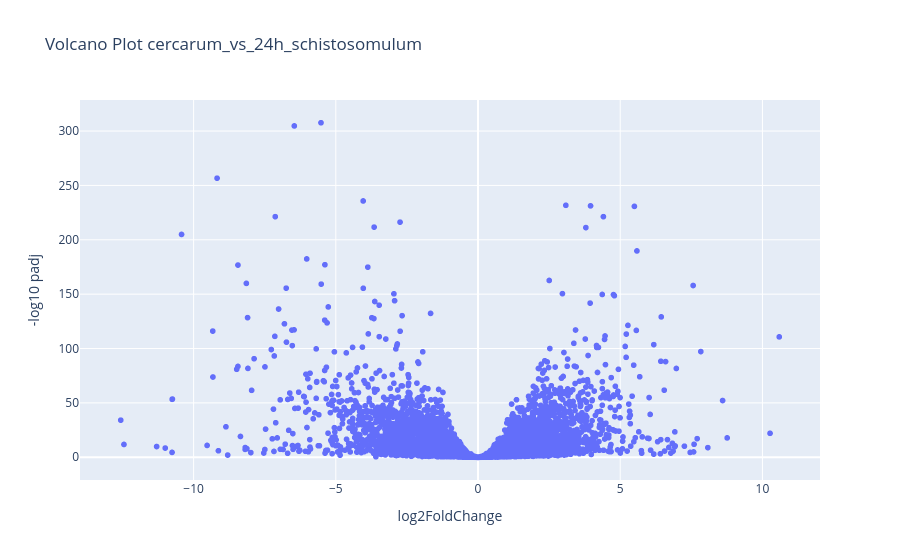

The notebook cell this image was saved under:
### Code cell
# Now, we can use our new columns to make the volcano plot
fig = px.scatter(
    res,
    x='log2FoldChange',
    y='-log10 padj',
    hover_data=['log2FoldChange', 'padj','gene'],
    title='Volcano Plot cercarum_vs_24h_schistosomulum'
)

# Show the plot
fig.show()

### Figure 1 — Plotly figure (JSON) as saved in the notebook; plotly's stock layout.template omitted (floating-point values rounded to 4 significant figures; data arrays with more than 128 entries replaced by an {"elided": "..."} marker saying what was removed)
{"data": [{"customdata": {"elided": "8555x2 mixed values"}, "hovertemplate": "log2FoldChange=%{x}<br>-log10 padj=%{y}<br>padj=%{customdata[0]}<br>gene=%{customdata[1]}<extra></extra>", "legendgroup": "", "marker": {"color": "#636efa", "symbol": "circle"}, "mode": "markers", "name": "", "showlegend": false, "type": "scattergl", "x": {"elided": "8555 float values"}, "xaxis": "x", "y": {"elided": "8555 float values"}, "yaxis": "y"}], "layout": {"legend": {"tracegroupgap": 0}, "title": {"text": "Volcano Plot cercarum_vs_24h_schistosomulum"}, "xaxis": {"anchor": "y", "domain": [0, 1], "title": {"text": "log2FoldChange"}}, "yaxis": {"anchor": "x", "domain": [0, 1], "title": {"text": "-log10 padj"}}}}
